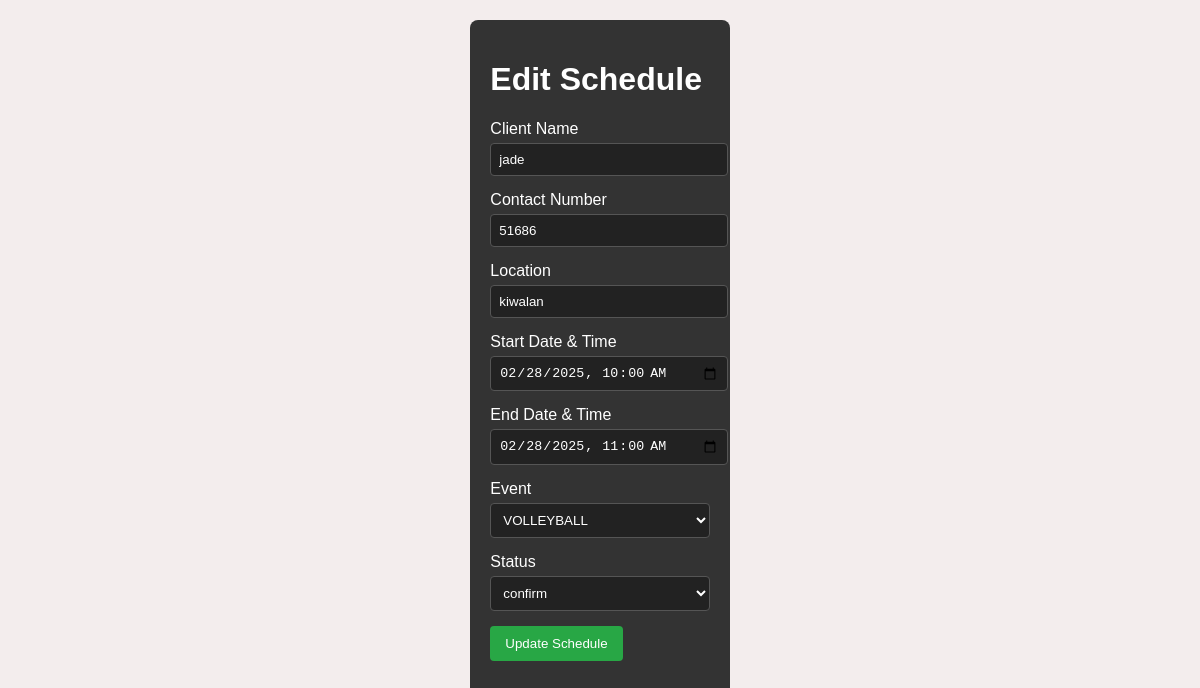
The page /edit_schedule.php?ScheduleID=2 (signed in) on the database its author committed.
### tables this page shows
CREATE TABLE `Schedule` (
  `ScheduleID` bigint(20) NOT NULL AUTO_INCREMENT,
  `start_date_time` datetime NOT NULL,
  `end_date_time` datetime NOT NULL,
  `date_schedule` datetime NOT NULL,
  `EventID` bigint(20) NOT NULL,
  `StatusID` bigint(20) NOT NULL,
  PRIMARY KEY (`ScheduleID`),
  KEY `Events_Schedule` (`EventID`),
  KEY `Updated_Status_Schedule` (`StatusID`),
  CONSTRAINT `Events_Schedule` FOREIGN KEY (`EventID`) REFERENCES `Events` (`EventID`),
  CONSTRAINT `Updated_Status_Schedule` FOREIGN KEY (`StatusID`) REFERENCES `Updated_Status` (`StatusID`)
);

CREATE TABLE `Clients` (
  `ClientID` bigint(20) NOT NULL AUTO_INCREMENT,
  `clients_name` text NOT NULL,
  `contact_number` bigint(20) NOT NULL,
  `location` varchar(100) NOT NULL,
  `ID` bigint(20) NOT NULL,
  PRIMARY KEY (`ClientID`),
  KEY `users_Clients` (`ID`),
  CONSTRAINT `users_Clients` FOREIGN KEY (`ID`) REFERENCES `users` (`ID`)
);

CREATE TABLE `Events` (
  `EventID` bigint(20) NOT NULL AUTO_INCREMENT,
  `Events_name` text NOT NULL,
  `ClientID` bigint(20) NOT NULL,
  PRIMARY KEY (`EventID`),
  KEY `Clients_Events` (`ClientID`),
  CONSTRAINT `Clients_Events` FOREIGN KEY (`ClientID`) REFERENCES `Clients` (`ClientID`)
);

CREATE TABLE `Updated_Status` (
  `StatusID` bigint(20) NOT NULL AUTO_INCREMENT,
  `updated_status` text NOT NULL DEFAULT current_timestamp(),
  PRIMARY KEY (`StatusID`)
);

### htdocs/edit_schedule.php (the view, shortened to what this page needs)
<?php
include 'navigation.php';
$scheduleID = isset($_GET['ScheduleID']) ? (int)$_GET['ScheduleID'] : 0;
$stmt = $conn->prepare("SELECT s.ScheduleID, s.start_date_time, s.end_date_time, s.EventID, s.StatusID, e.Events_name, us.updated_status, c.clients_name, c.contact_number, c.location
                        FROM Schedule s
                        JOIN Events e ON s.EventID = e.EventID
                        JOIN Updated_Status us ON s.StatusID = us.StatusID
                        JOIN Clients c ON e.ClientID = c.ClientID
                        WHERE s.ScheduleID = ?");
$stmt->bind_param("i", $scheduleID);
$stmt->execute();
$schedule = $stmt->get_result()->fetch_assoc();
$events = $conn->query("SELECT EventID, Events_name FROM Events")->fetch_all(MYSQLI_ASSOC);
$statuses = $conn->query("SELECT StatusID, updated_status FROM Updated_Status")->fetch_all(MYSQLI_ASSOC);
?>
<!DOCTYPE html>
<html lang="en">
<head>
</head>
<body>
    <div class="container">
        <h1>Edit Schedule</h1>
        <form method="POST">
            <div class="form-group">
                <label for="client_name">Client Name</label>
                <input type="text" name="client_name" id="client_name" value="<?php echo htmlspecialchars($schedule['clients_name']); ?>" required>
            </div>
            <div class="form-group">
                <label for="contact_number">Contact Number</label>
                <input type="text" name="contact_number" id="contact_number" value="<?php echo htmlspecialchars($schedule['contact_number']); ?>" required>
            </div>
            <div class="form-group">
                <label for="location">Location</label>
                <input type="text" name="location" id="location" value="<?php echo htmlspecialchars($schedule['location']); ?>" required>
            </div>
            <div class="form-group">
                <label for="start_date_time">Start Date & Time</label>
                <input type="datetime-local" name="start_date_time" id="start_date_time" value="<?php echo date('Y-m-d\TH:i', strtotime($schedule['start_date_time'])); ?>" required>
            </div>
            <div class="form-group">
                <label for="end_date_time">End Date & Time</label>
                <input type="datetime-local" name="end_date_time" id="end_date_time" value="<?php echo date('Y-m-d\TH:i', strtotime($schedule['end_date_time'])); ?>" required>
            </div>
            <div class="form-group">
                <label for="eventID">Event</label>
                <select name="eventID" id="eventID" required>
                    <?php foreach ($events as $event): ?>
                        <option value="<?php echo $event['EventID']; ?>" <?php echo $event['EventID'] == $schedule['EventID'] ? 'selected' : ''; ?>><?php echo htmlspecialchars($event['Events_name']); ?></option>
                    <?php endforeach; ?>
                </select>
            </div>
            <div class="form-group">
                <label for="statusID">Status</label>
                <select name="statusID" id="statusID" required>
                    <?php foreach ($statuses as $status): ?>
                        <option value="<?php echo $status['StatusID']; ?>" <?php echo $status['StatusID'] == $schedule['StatusID'] ? 'selected' : ''; ?>><?php echo htmlspecialchars($status['updated_status']); ?></option>
                    <?php endforeach; ?>
                </select>
            </div>
            <div class="form-group">
                <button type="submit">Update Schedule</button>
            </div>
        </form>
    </div>
</body>
</html>

### htdocs/navigation.php (style rules this page uses)
body { display: flex; min-height: 100vh; margin: 0; font-family: Arial, sans-serif; background: #121212; }

### htdocs/edit_schedule.php (style rules this page uses)
body { font-family: Arial, sans-serif; background-color:rgb(243, 237, 237); color: #ffffff; margin: 20px; }
.container { max-width: 800px; margin: 0 auto; background: #333; padding: 20px; border-radius: 8px; }
.form-group { margin-bottom: 15px; }
.form-group label { display: block; margin-bottom: 5px; }
.form-group input, .form-group select { width: 100%; padding: 8px; border: 1px solid #555; border-radius: 4px; background: #222; color: #fff; }
.form-group button { padding: 10px 15px; background-color: #28a745; border: none; border-radius: 4px; color: #fff; cursor: pointer; }

### rows shown on the page
schedule: client_name "jade", contact_number "51686", location "kiwalan", start_date_time "02/28/2025 10:00", end_date_time "02/28/2025 11:00", eventID "VOLLEYBALL", statusID "confirm"
